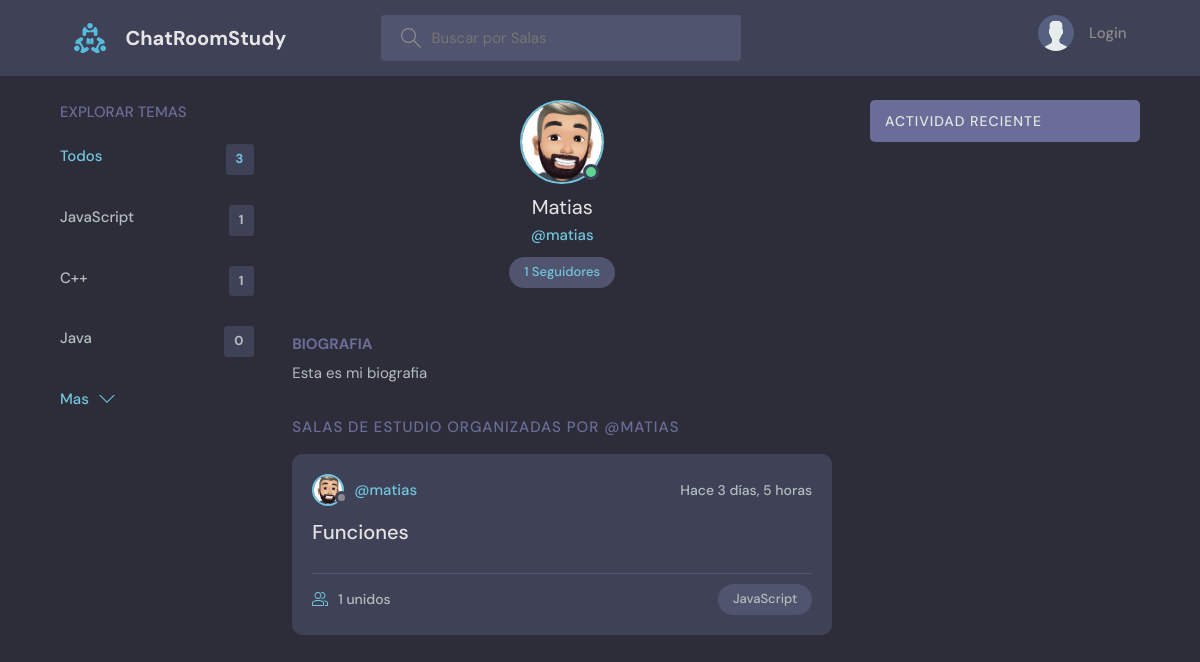
/profile/2/, run on an earlier commit of the app's database.
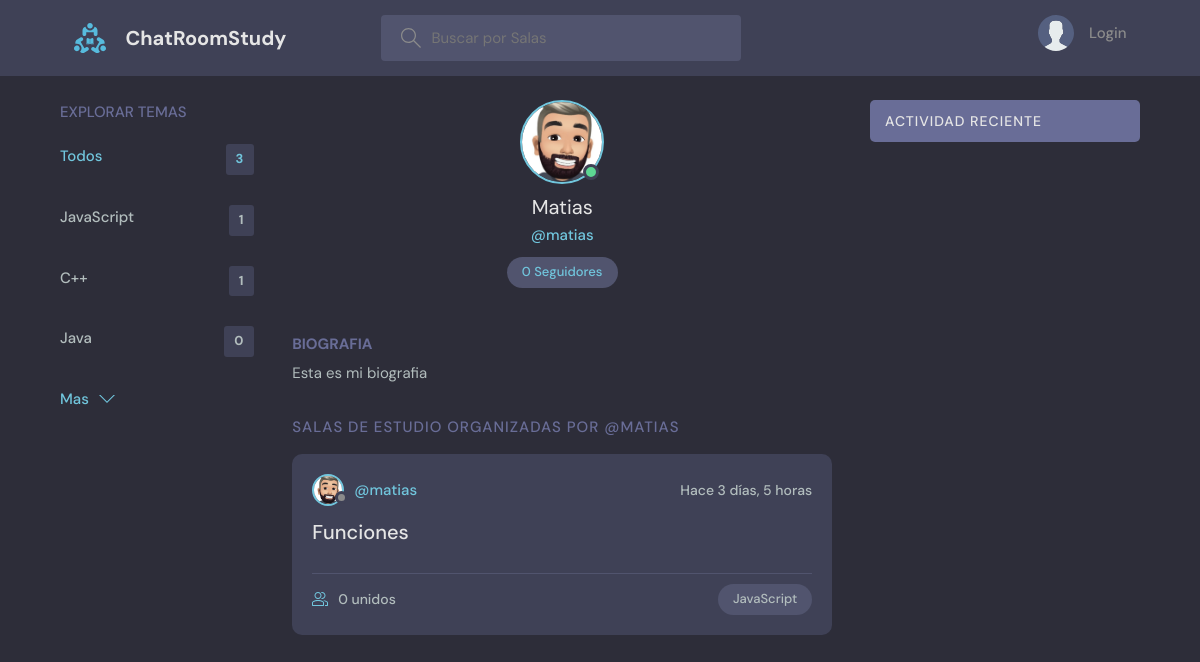
And on a later commit of the database.
### base/models.py (models this page shows, shortened)
class User(AbstractUser):
    name = models.CharField(max_length=200, null=True, verbose_name="Nombre")
    email = models.EmailField(unique=True, null=True)
    bio = models.TextField(null=True, verbose_name='Biografia')
    avatar = models.ImageField(null=True, default="avatar.svg")
    USERNAME_FIELD = 'email'
    REQUIRED_FIELDS = ['username']
    def followers(self):
        user_ids = Relationship.objects.filter(to_user=self.pk)\
            .values_list('from_user_id', flat=True)
        return User.objects.filter(id__in=user_ids)

class Room(models.Model):
    host = models.ForeignKey(User, on_delete=models.SET_NULL, null=True, verbose_name='Usuario')
    topic = models.ForeignKey(Topic, on_delete=models.CASCADE, null=True, verbose_name='Tema')
    name = models.CharField(max_length=200, verbose_name='Nombre')
    description = models.TextField(null=True, blank=True, verbose_name='Descripcion')
    participants = models.ManyToManyField(User, related_name='participants', blank=True, verbose_name='Participantes')
    updated = models.DateTimeField(auto_now=True, verbose_name='Actualizado')
    created = models.DateTimeField(auto_now_add=True, verbose_name='Creado')
    class Meta:
        verbose_name = 'Sala'
        verbose_name_plural = 'Salas'
        ordering = ['-updated', '-created']

class Topic(models.Model):
    name = models.CharField(max_length=200, verbose_name="Nombre")
    class Meta:
        verbose_name = 'Tema'
        verbose_name_plural = 'Temas'

### base/views.py (the view)
# urls.py: path('profile/<str:pk>/', views.userProfile, name="user-profile"),
def userProfile(request, pk):
    user = User.objects.get(id=pk)
    rooms = user.room_set.all()
    room_messages = user.message_set.all()
    topics = Topic.objects.all()
    context = {'user': user, 'rooms': rooms,
               'room_messages': room_messages, 'topics': topics}
    return render(request, 'base/profile.html', context)

### base/templates/base/profile.html (shortened to what this page needs)
{% extends 'main.html' %}
{% block content %}
<main class="profile-page layout layout--3">
  <div class="container">
    {% include 'base/topics_component.html' %}
    <div class="roomList">
      <div class="profile">
        <div class="profile__avatar">
          <div class="avatar avatar--large active">
            <img src="{{user.avatar.url}}" />
          </div>
        </div>
        <div class="profile__info">
          <h3>{{user.name}}</h3>
          <p>@{{user.username}}</p>
          {% if request.user == user %}
          <a href="{% url 'update-user' %}" class="btn btn--main btn--pill">Editar Perfil</a><br><br>
          <a class="roomListRoom__topic"><span>{{user.followers.count}} Seguidores</span></a>
          {% else %}
          <a class="roomListRoom__topic"><span>{{user.followers.count}} Seguidores</span></a><br><br>
          {% endif %}
        </div>
        <div class="profile__about">
          <h3>Biografia</h3>
          <p>
            {{user.bio}}
          </p>
        </div>
      </div>
      <div class="roomList__header">
        <div>
          <h2>Salas de estudio organizadas por @{{user.username}}</a>
          </h2>
        </div>
      </div>
      {% include 'base/feed_component.html' %}
    </div>
    {% include 'base/activity_component.html' %}
  </div>
</main>
{% endblock content %}

### base/templates/base/feed_component.html (shortened to what this page needs)
{% for room in rooms %}
<div class="roomListRoom">
    <div class="roomListRoom__header">
        <a href="{% url 'user-profile' room.host.id %}" class="roomListRoom__author">
            <div class="avatar avatar--small">
                <img src="{{room.host.avatar.url}}" />
            </div>
            <span>@{{room.host.username}}</span>
        </a>
        <div class="roomListRoom__actions">
            <span>Hace {{room.created|timesince}}</span>
        </div>
    </div>
    <div class="roomListRoom__content">
        <a href="{% url 'room' room.id %}">{{room.name}}</a>
    </div>
    <div class="roomListRoom__meta">
        <a href="{% url 'room' room.id %}" class="roomListRoom__joined">
            {{room.participants.all.count}} unidos
        </a>
        <p class="roomListRoom__topic">{{room.topic.name}}</p>
    </div>
</div>
{% endfor %}

What changed in the data, as far as the page shows it:
changed User "Matias": followers.count "1" → "0"
computed for Room "Funciones": participants.all.count "1" → "0"
